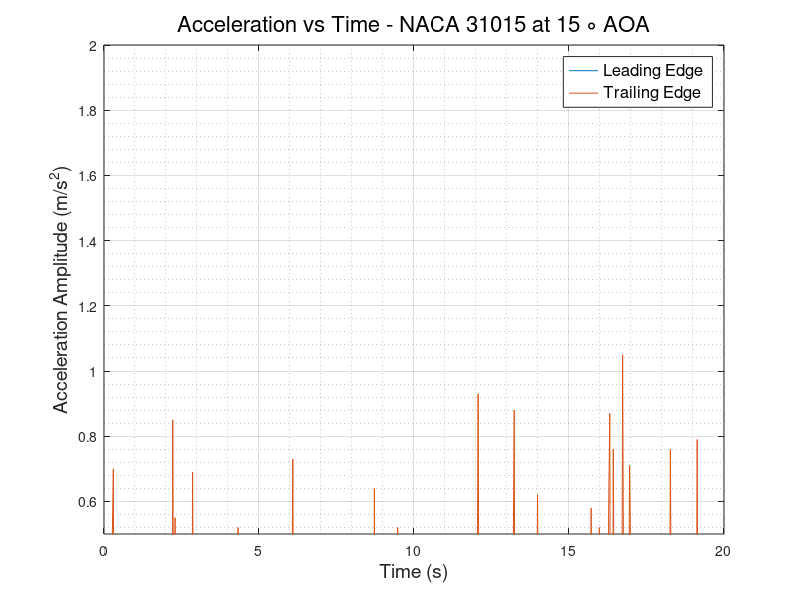
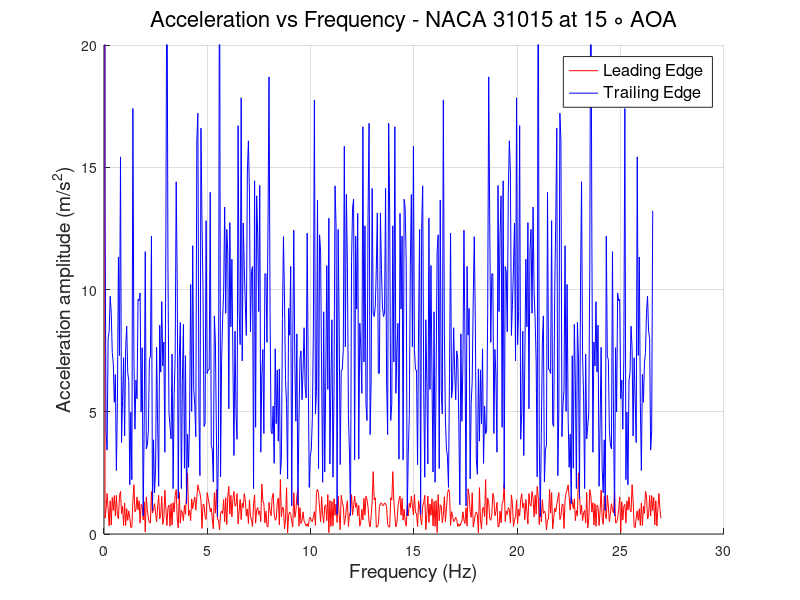

MATLAB code to generate these figures, in order:
clc
clear
close all
%% READING ACCELEROMETER DATA and defining Variables
                        % LEADING EDGE %
data   = xlsread('LE_700rpm.csv');
LE_time   = data(:,1);
LE_X_acc  = data(:,2);
LE_Y_acc  = data(:,3);
LE_Z_acc  = data(:,4);
LE_R_acc  = sqrt(LE_X_acc.^2 + LE_Y_acc.^2 + LE_Z_acc.^2);
% plot(LE_time,LE_R_acc)
N      = numel(LE_time);
Ts     = abs(diff(LE_time(1:2)));
fs     = 1/Ts;
f_axis = [0:N-1]*fs/N;
A_freq_LE = fft(LE_Z_acc);
figure(1) 
plot(LE_time,LE_Z_acc)
hold on
figure(2)
hold on
plot(f_axis,abs(A_freq_LE),'-r','LineWidth',0.5)
grid on 
grid minor
                        % TRAILING EDGE %
data   = xlsread('TE_700rpm.csv');
TE_time   = data(:,1);
TE_X_acc  = data(:,2);
TE_Y_acc  = data(:,3);
TE_Z_acc  = data(:,4);
TE_R_acc  = sqrt(TE_X_acc.^2 + TE_Y_acc.^2 + TE_Z_acc.^2);
% plot(TE_time,TE_R_acc)
N      = numel(TE_time);
Ts     = abs(diff(TE_time(1:2)));
fs     = 1/Ts;
f_axis = [0:N-1]*fs/N;
A_freq_TE = fft(TE_Z_acc);
figure(1)
plot(TE_time, TE_Z_acc)
grid on
grid minor
xlabel('Time (s)','FontSize',14,'FontWeight','normal')
ylabel('Acceleration Amplitude (m/s^2)','FontSize',14,'FontWeight','normal')
legend ('Leading Edge','Trailing Edge','FontSize',12,'FontWeight','normal')
title('Acceleration vs Time - NACA 31015 at 15 \circ AOA','FontSize',16,'FontWeight','normal')
ylim([0.5 2])
figure(2)
plot(f_axis,abs(A_freq_TE),'-b','LineWidth',0.5)
grid on 
grid minor
ylabel('Acceleration amplitude (m/s^2)','FontSize',14,'FontWeight','normal')
xlabel('Frequency (Hz)','FontSize',14,'FontWeight','normal')
ylim([0 20])
legend ('Leading Edge','Trailing Edge','FontSize',12,'FontWeight','normal')
title('Acceleration vs Frequency - NACA 31015 at 15 \circ AOA','FontSize',16,'FontWeight','normal')